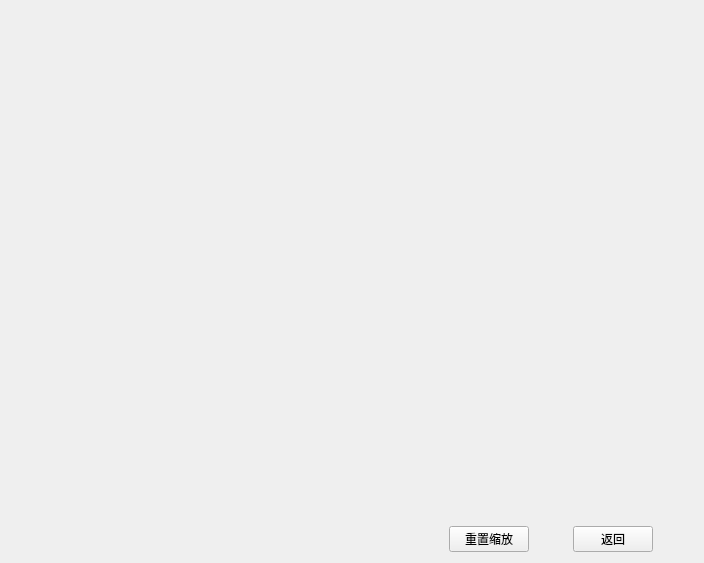
<?xml version="1.0" encoding="UTF-8"?>
<ui version="4.0">
 <class>DataVisualizationWidget</class>
 <widget class="QWidget" name="DataVisualizationWidget">
  <property name="geometry">
   <rect>
    <x>0</x>
    <y>0</y>
    <width>704</width>
    <height>563</height>
   </rect>
  </property>
  <property name="windowTitle">
   <string>Form</string>
  </property>
  <layout class="QVBoxLayout" name="verticalLayout" stretch="1,0">
   <item>
    <widget class="QCustomPlot" name="chartWidget" native="true"/>
   </item>
   <item>
    <layout class="QHBoxLayout" name="horizontalLayout">
     <property name="sizeConstraint">
      <enum>QLayout::SetFixedSize</enum>
     </property>
     <property name="leftMargin">
      <number>400</number>
     </property>
     <item>
      <widget class="QPushButton" name="resetZoomButton">
       <property name="sizePolicy">
        <sizepolicy hsizetype="Fixed" vsizetype="Fixed">
         <horstretch>0</horstretch>
         <verstretch>0</verstretch>
        </sizepolicy>
       </property>
       <property name="layoutDirection">
        <enum>Qt::RightToLeft</enum>
       </property>
       <property name="text">
        <string>重置缩放</string>
       </property>
      </widget>
     </item>
     <item>
      <widget class="QPushButton" name="backButton">
       <property name="sizePolicy">
        <sizepolicy hsizetype="Fixed" vsizetype="Fixed">
         <horstretch>0</horstretch>
         <verstretch>0</verstretch>
        </sizepolicy>
       </property>
       <property name="layoutDirection">
        <enum>Qt::RightToLeft</enum>
       </property>
       <property name="text">
        <string>返回</string>
       </property>
      </widget>
     </item>
    </layout>
   </item>
  </layout>
 </widget>
 <customwidgets>
  <customwidget>
   <class>QCustomPlot</class>
   <extends>QWidget</extends>
   <header>libs/qcustomplot.h</header>
   <container>1</container>
  </customwidget>
 </customwidgets>
 <resources/>
 <connections/>
</ui>
